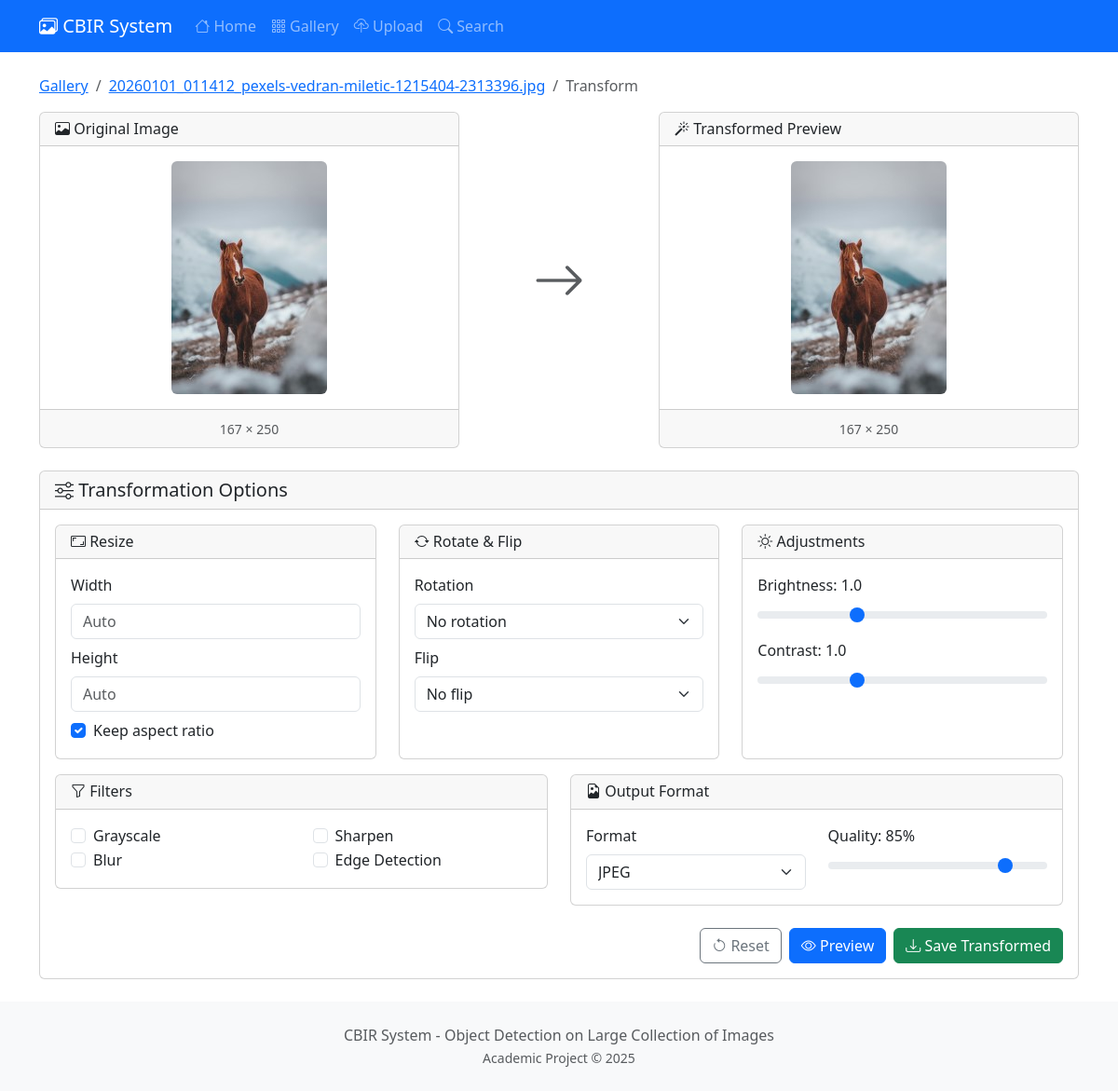
Page /image/68/transform/ on the committed database.
### core/models.py (models this page shows, shortened)
class Image(models.Model):
    file = models.ImageField(upload_to=image_upload_path)
    filename = models.CharField(max_length=255)
    category = models.CharField(max_length=100, null=True, blank=True)
    uploaded_at = models.DateTimeField(auto_now_add=True)
    width = models.IntegerField(default=0)
    height = models.IntegerField(default=0)
    file_size = models.IntegerField(default=0)  # in bytes
    features_extracted = models.BooleanField(default=False)
    feature_vector = models.BinaryField(null=True, blank=True)  # Serialized numpy array
    class Meta:
        ordering = ['-uploaded_at']
    @property
    def image(self):
        return self.file
    @property
    def original_filename(self):
        return self.filename

### core/views.py (the view, shortened to what this page needs)
# urls.py: path('image/<int:pk>/transform/', views.TransformView.as_view(), name='transform'),
class TransformView(View):
    template_name = 'core/transform.html'
    def get(self, request, pk):
        image = get_object_or_404(Image, pk=pk)
        form = TransformForm()
        return render(request, self.template_name, {
            'image': image,
            'form': form
        })

### templates/core/transform.html (shortened to what this page needs)
{% extends 'core/base.html' %}
{% block content %}
<nav aria-label="breadcrumb" class="mb-3">
    <ol class="breadcrumb">
        <li class="breadcrumb-item"><a href="{% url 'core:gallery' %}">Gallery</a></li>
        <li class="breadcrumb-item"><a href="{% url 'core:image_detail' image.id %}">{{ image.original_filename }}</a></li>
        <li class="breadcrumb-item active">Transform</li>
    </ol>
</nav>
<div class="row">
    <div class="col-md-5">
        <div class="card">
            <div class="card-header">
                <h6 class="mb-0"><i class="bi bi-image"></i> Original Image</h6>
            </div>
            <div class="card-body text-center">
                <img src="{{ image.image.url }}" class="img-fluid rounded" id="originalImage" alt="Original">
            </div>
            <div class="card-footer text-center">
                <small class="text-muted">{{ image.width }} × {{ image.height }}</small>
            </div>
        </div>
    </div>
    <div class="col-md-2 d-flex align-items-center justify-content-center">
        <i class="bi bi-arrow-right display-4 text-muted"></i>
    </div>
    <div class="col-md-5">
        <div class="card">
            <div class="card-header">
                <h6 class="mb-0"><i class="bi bi-magic"></i> Transformed Preview</h6>
            </div>
            <div class="card-body text-center">
                <img src="{{ image.image.url }}" class="img-fluid rounded" id="previewImage" alt="Preview">
            </div>
            <div class="card-footer text-center">
                <small class="text-muted" id="previewDimensions">{{ image.width }} × {{ image.height }}</small>
            </div>
        </div>
    </div>
</div>
<div class="card mt-4">
    <div class="card-header">
        <h5 class="mb-0"><i class="bi bi-sliders"></i> Transformation Options</h5>
    </div>
    <div class="card-body">
        <form method="post" id="transformForm">
            <div class="row">
                <div class="col-md-4">
                    <div class="card h-100">
                        <div class="card-header">
                            <h6 class="mb-0"><i class="bi bi-aspect-ratio"></i> Resize</h6>
                        </div>
                        <div class="card-body">
                            <div class="mb-2">
                                <label class="form-label">Width</label>
                                <input type="number" name="resize_width" class="form-control" placeholder="Auto" min="1" max="4096">
                            </div>
                            <div class="mb-2">
                                <label class="form-label">Height</label>
                                <input type="number" name="resize_height" class="form-control" placeholder="Auto" min="1" max="4096">
                            </div>
                            <div class="form-check">
                                <input type="checkbox" name="keep_aspect" class="form-check-input" id="keepAspect" checked>
                                <label class="form-check-label" for="keepAspect">Keep aspect ratio</label>
                            </div>
                        </div>
                    </div>
                </div>
                <div class="col-md-4">
                    <div class="card h-100">
                        <div class="card-header">
                            <h6 class="mb-0"><i class="bi bi-arrow-repeat"></i> Rotate & Flip</h6>
                        </div>
                        <div class="card-body">
                            <div class="mb-2">
                                <label class="form-label">Rotation</label>
                                <select name="rotation" class="form-select">
                                    <option value="0">No rotation</option>
                                </select>
                            </div>
                            <div class="mb-2">
                                <label class="form-label">Flip</label>
                                <select name="flip" class="form-select">
                                    <option value="">No flip</option>
                                </select>
                            </div>
                        </div>
                    </div>
                </div>
                <div class="col-md-4">
                    <div class="card h-100">
                        <div class="card-header">
                            <h6 class="mb-0"><i class="bi bi-brightness-high"></i> Adjustments</h6>
                        </div>
                        <div class="card-body">
                            <div class="mb-2">
                                <label class="form-label">Brightness: <span id="brightnessVal">1.0</span></label>
                                <input type="range" name="brightness" class="form-range" min="0.5" max="2" step="0.1" value="1" id="brightness">
                            </div>
                            <div class="mb-2">
                                <label class="form-label">Contrast: <span id="contrastVal">1.0</span></label>
                                <input type="range" name="contrast" class="form-range" min="0.5" max="2" step="0.1" value="1" id="contrast">
                            </div>
                        </div>
                    </div>
                </div>
            </div>
            <div class="row mt-3">
                <div class="col-md-6">
                    <div class="card">
                        <div class="card-header">
                            <h6 class="mb-0"><i class="bi bi-funnel"></i> Filters</h6>
                        </div>
                        <div class="card-body">
                            <div class="row">
                                <div class="col-6">
                                    <div class="form-check">
                                        <input type="checkbox" name="grayscale" class="form-check-input" id="grayscale">
                                        <label class="form-check-label" for="grayscale">Grayscale</label>
                                    </div>
                                    <div class="form-check">
                                        <input type="checkbox" name="blur" class="form-check-input" id="blur">
                                        <label class="form-check-label" for="blur">Blur</label>
                                    </div>
                                </div>
                                <div class="col-6">
                                    <div class="form-check">
                                        <input type="checkbox" name="sharpen" class="form-check-input" id="sharpen">
                                        <label class="form-check-label" for="sharpen">Sharpen</label>
                                    </div>
                                    <div class="form-check">
                                        <input type="checkbox" name="edge_detect" class="form-check-input" id="edgeDetect">
                                        <label class="form-check-label" for="edgeDetect">Edge Detection</label>
                                    </div>
                                </div>
                            </div>
                        </div>
                    </div>
                </div>
                <div class="col-md-6">
                    <div class="card">
                        <div class="card-header">
                            <h6 class="mb-0"><i class="bi bi-file-earmark-image"></i> Output Format</h6>
                        </div>
                        <div class="card-body">
                            <div class="row">
                                <div class="col-6">
                                    <label class="form-label">Format</label>
                                    <select name="output_format" class="form-select">
                                        <option value="jpeg">JPEG</option>
                                    </select>
                                </div>
                                <div class="col-6">
                                    <label class="form-label">Quality: <span id="qualityVal">85</span>%</label>
                                    <input type="range" name="quality" class="form-range" min="10" max="100" step="5" value="85" id="quality">
                                </div>
                            </div>
                        </div>
                    </div>
                </div>
            </div>
            <div class="mt-4 d-flex gap-2 justify-content-end">
                <button type="button" class="btn btn-outline-secondary" onclick="resetForm()">
                    <i class="bi bi-arrow-counterclockwise"></i> Reset
                </button>
                <button type="submit" class="btn btn-primary" name="action" value="preview">
                    <i class="bi bi-eye"></i> Preview
                </button>
                <button type="submit" class="btn btn-success" name="action" value="save">
                    <i class="bi bi-download"></i> Save Transformed
                </button>
            </div>
        </form>
    </div>
</div>
{% endblock %}

### static/css/style.css (style rules this page uses)
body { min-height: 100vh; display: flex; flex-direction: column; }
#previewImage { max-height: 400px; object-fit: contain; }
#originalImage { max-height: 400px; object-fit: contain; }

### rows in the picture
Image: original_filename "20260101_011412_pexels-vedran-miletic-1215404-2313396.jpg", image (picture), width "167", height "250"
